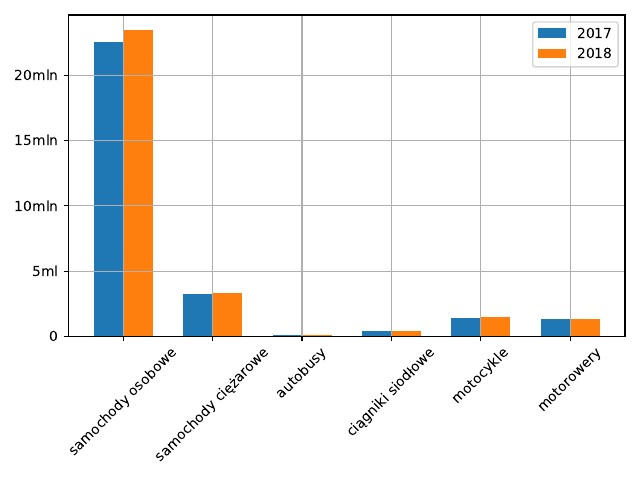

Source code (Python):
import numpy as np
import pandas as pd
import matplotlib.pyplot as plt

dane = pd.read_excel("samochody10.xlsx", header=None).T
dane.columns = ["Pojazd", "Rok", "Wartość"]
dane ["Rok"] = pd.Series(dane["Rok"], dtype=int)
dane ["Wartość"] = pd.Series(dane ["Wartość"], dtype=int)
rok17 = dane[dane["Rok"]==2017]
rok18 = dane[dane["Rok"]==2018]
x=np.arange(6)
plt.bar(x-0.165, rok17 ["Wartość"], width=0.33, label="2017")
plt.bar(x+0.165, rok18 ["Wartość"], width=0.33, label="2018")
plt.legend()
plt.xticks(x, rok17["Pojazd"], rotation=45)
plt.yticks([0, 0.5e7, 1e7, 1.5e7, 2e7], [0, "5ml", "10mln", "15mln", "20mln"])
plt.grid()
plt.tight_layout()
plt.savefig("zad3.pdf")
plt.show()
